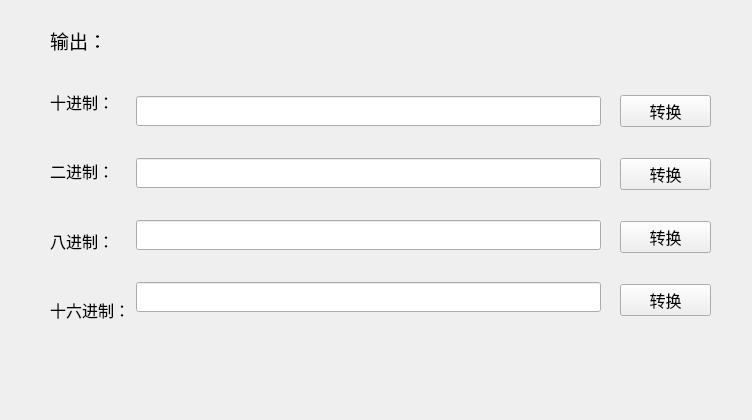
<?xml version="1.0" encoding="UTF-8"?>
<ui version="4.0">
 <class>Widget</class>
 <widget class="QWidget" name="Widget">
  <property name="geometry">
   <rect>
    <x>0</x>
    <y>0</y>
    <width>752</width>
    <height>420</height>
   </rect>
  </property>
  <property name="windowTitle">
   <string>Widget</string>
  </property>
  <widget class="QLabel" name="label_5">
   <property name="geometry">
    <rect>
     <x>50</x>
     <y>20</y>
     <width>81</width>
     <height>41</height>
    </rect>
   </property>
   <property name="font">
    <font>
     <family>微软雅黑</family>
     <pointsize>14</pointsize>
    </font>
   </property>
   <property name="text">
    <string>输出：</string>
   </property>
  </widget>
  <widget class="QWidget" name="layoutWidget">
   <property name="geometry">
    <rect>
     <x>50</x>
     <y>70</y>
     <width>551</width>
     <height>271</height>
    </rect>
   </property>
   <layout class="QHBoxLayout" name="horizontalLayout">
    <item>
     <layout class="QVBoxLayout" name="verticalLayout">
      <item>
       <widget class="QLabel" name="label">
        <property name="font">
         <font>
          <family>微软雅黑</family>
          <pointsize>12</pointsize>
         </font>
        </property>
        <property name="text">
         <string>十进制：</string>
        </property>
       </widget>
      </item>
      <item>
       <widget class="QLabel" name="label_2">
        <property name="font">
         <font>
          <family>微软雅黑</family>
          <pointsize>12</pointsize>
         </font>
        </property>
        <property name="text">
         <string>二进制：</string>
        </property>
       </widget>
      </item>
      <item>
       <widget class="QLabel" name="label_3">
        <property name="font">
         <font>
          <family>微软雅黑</family>
          <pointsize>12</pointsize>
         </font>
        </property>
        <property name="text">
         <string>八进制：</string>
        </property>
       </widget>
      </item>
      <item>
       <widget class="QLabel" name="label_4">
        <property name="font">
         <font>
          <family>微软雅黑</family>
          <pointsize>12</pointsize>
         </font>
        </property>
        <property name="text">
         <string>十六进制：</string>
        </property>
       </widget>
      </item>
     </layout>
    </item>
    <item>
     <layout class="QVBoxLayout" name="verticalLayout_2">
      <item>
       <widget class="QLineEdit" name="lineEdit_10">
        <property name="minimumSize">
         <size>
          <width>350</width>
          <height>30</height>
         </size>
        </property>
       </widget>
      </item>
      <item>
       <widget class="QLineEdit" name="lineEdit_2">
        <property name="minimumSize">
         <size>
          <width>350</width>
          <height>30</height>
         </size>
        </property>
       </widget>
      </item>
      <item>
       <widget class="QLineEdit" name="lineEdit_8">
        <property name="minimumSize">
         <size>
          <width>350</width>
          <height>30</height>
         </size>
        </property>
       </widget>
      </item>
      <item>
       <widget class="QLineEdit" name="lineEdit_16">
        <property name="minimumSize">
         <size>
          <width>350</width>
          <height>30</height>
         </size>
        </property>
       </widget>
      </item>
     </layout>
    </item>
   </layout>
  </widget>
  <widget class="QWidget" name="">
   <property name="geometry">
    <rect>
     <x>620</x>
     <y>70</y>
     <width>91</width>
     <height>271</height>
    </rect>
   </property>
   <layout class="QVBoxLayout" name="verticalLayout_3">
    <item>
     <widget class="QPushButton" name="pushButton">
      <property name="font">
       <font>
        <family>微软雅黑</family>
        <pointsize>12</pointsize>
       </font>
      </property>
      <property name="text">
       <string>转换</string>
      </property>
     </widget>
    </item>
    <item>
     <widget class="QPushButton" name="pushButton_2">
      <property name="font">
       <font>
        <family>微软雅黑</family>
        <pointsize>12</pointsize>
       </font>
      </property>
      <property name="text">
       <string>转换</string>
      </property>
     </widget>
    </item>
    <item>
     <widget class="QPushButton" name="pushButton_3">
      <property name="font">
       <font>
        <family>微软雅黑</family>
        <pointsize>12</pointsize>
       </font>
      </property>
      <property name="text">
       <string>转换</string>
      </property>
     </widget>
    </item>
    <item>
     <widget class="QPushButton" name="pushButton_4">
      <property name="font">
       <font>
        <family>微软雅黑</family>
        <pointsize>12</pointsize>
       </font>
      </property>
      <property name="text">
       <string>转换</string>
      </property>
     </widget>
    </item>
   </layout>
  </widget>
 </widget>
 <resources/>
 <connections/>
</ui>
